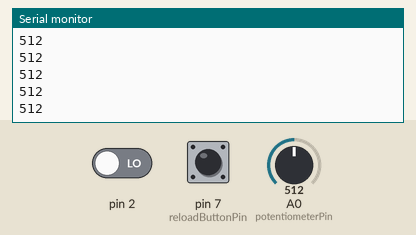
A sketch run on a simulated Arduino Uno, built with avr-gcc and run on an emulated ATmega328P. Shown: the last lines printed to the serial monitor. The inputs (shaded band) are chosen by the test bench; at power-on: pin 2 LOW, pin 7 (reloadButtonPin) LOW, A0 (potentiometerPin) = 512.

Above: at 1.2 s.
1.3 s: pin 2 driven HIGH
At 1.49 s:
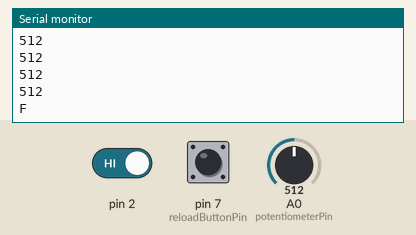
3.0 s: pin 7 (reloadButtonPin) pulled HIGH for 0.15 s
At 3.24 s:
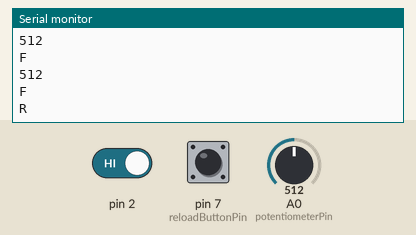
4.6 s: A0 (potentiometerPin) set to 716
At 4.69 s:
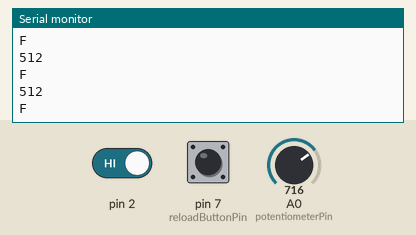
6.1 s: A0 (potentiometerPin) set to 900
At 6.2 s:
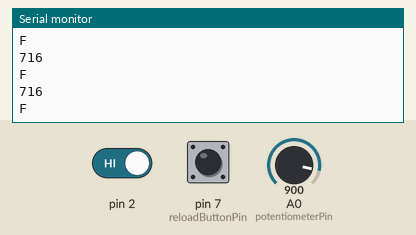
Timing chart, 0 to 8.6 s (numbered marks = the images above; inputs shaded):
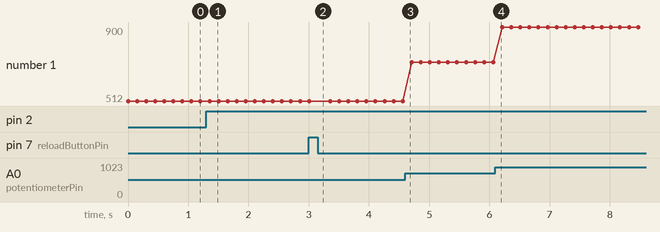

Measured:
- after the input at 1.3 s, the serial monitor: prints a new line after 0.06 s (image 1)
- after the input at 3.0 s, the serial monitor: prints a new line at once (image 2)
- plotted number 1: 512 → 716 after the input at 4.6 s, 716 → 900 after the input at 6.1 s

The sketch:

Potentiameter_Buttons.ino
```cpp
int fireButtonPin = 0;  // Pin for the Fire button
int reloadButtonPin = 7; // Pin for the Reload button
int potentiometerPin = A0;  // Pin for the Potentiometer (assuming it's connected to analog pin A0)
int potentiometerValue = 0; // Variable to store the potentiometer value */

void setup() {
  Serial.begin(9600);  // Start serial communication
  //pinMode(fireButtonPin, INPUT_PULLUP); // Set fire button pin as input with internal pullup
 // pinMode(reloadButtonPin, INPUT_PULLUP); // Set reload button pin as input with internal pullup
   pinMode(2, INPUT);

}

void loop() {
   //Read the potentiometer value (0-1023)
  potentiometerValue = analogRead(potentiometerPin);

  // Send the potentiometer value to Unity (scale it down to 0-255 range for simplicity)
  //Serial.print("POT:");
  Serial.println(potentiometerValue);

  // read the state of the pushbutton
fireButtonPin = digitalRead(2);

  // Read the fire button press (LOW because of pullup)
  if (fireButtonPin == HIGH) {
    Serial.println("F");  // Send FIRE signal to Unity
    //delay(100);  // Small delay to prevent multiple signals from one press
  }
    reloadButtonPin = digitalRead(7);
   //Read the reload button press (LOW because of pullup)
  if (  reloadButtonPin== HIGH) {
    Serial.println("R");  // Send RELOAD signal to Unity
    delay(200);  // Small delay to prevent multiple signals from one press
  }

  // Add a small delay to avoid flooding the serial port with data too quickly
  delay(150);
}
```
